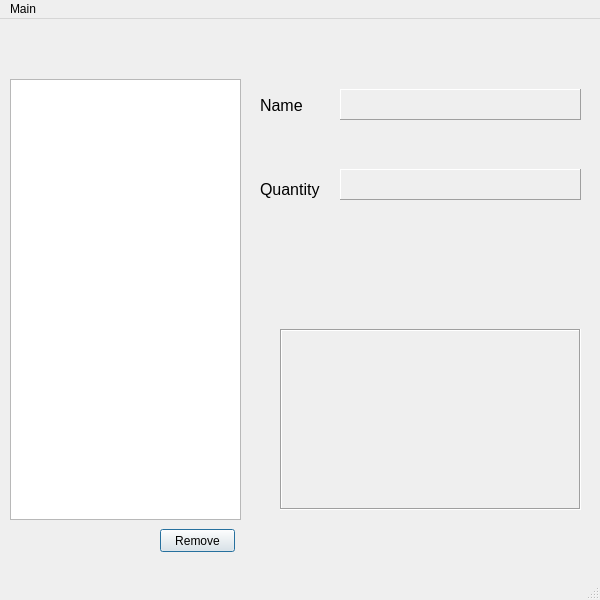
<?xml version="1.0" encoding="UTF-8"?>
<ui version="4.0">
 <class>MainWindow</class>
 <widget class="QMainWindow" name="MainWindow">
  <property name="geometry">
   <rect>
    <x>0</x>
    <y>0</y>
    <width>600</width>
    <height>600</height>
   </rect>
  </property>
  <property name="windowTitle">
   <string>MainWindow</string>
  </property>
  <widget class="QWidget" name="centralwidget">
   <widget class="QListWidget" name="MlistWidget">
    <property name="geometry">
     <rect>
      <x>10</x>
      <y>60</y>
      <width>231</width>
      <height>441</height>
     </rect>
    </property>
   </widget>
   <widget class="QLabel" name="MImage">
    <property name="geometry">
     <rect>
      <x>280</x>
      <y>310</y>
      <width>301</width>
      <height>181</height>
     </rect>
    </property>
    <property name="frameShape">
     <enum>QFrame::Box</enum>
    </property>
    <property name="frameShadow">
     <enum>QFrame::Sunken</enum>
    </property>
    <property name="text">
     <string/>
    </property>
   </widget>
   <widget class="QLabel" name="label">
    <property name="geometry">
     <rect>
      <x>260</x>
      <y>80</y>
      <width>47</width>
      <height>13</height>
     </rect>
    </property>
    <property name="font">
     <font>
      <pointsize>12</pointsize>
     </font>
    </property>
    <property name="text">
     <string>Name</string>
    </property>
   </widget>
   <widget class="QLabel" name="label_2">
    <property name="geometry">
     <rect>
      <x>260</x>
      <y>160</y>
      <width>71</width>
      <height>21</height>
     </rect>
    </property>
    <property name="font">
     <font>
      <pointsize>12</pointsize>
     </font>
    </property>
    <property name="text">
     <string>Quantity</string>
    </property>
   </widget>
   <widget class="QLabel" name="MNamelbl">
    <property name="geometry">
     <rect>
      <x>340</x>
      <y>70</y>
      <width>241</width>
      <height>31</height>
     </rect>
    </property>
    <property name="frameShape">
     <enum>QFrame::Panel</enum>
    </property>
    <property name="frameShadow">
     <enum>QFrame::Raised</enum>
    </property>
    <property name="text">
     <string/>
    </property>
   </widget>
   <widget class="QLabel" name="MQtylbl">
    <property name="geometry">
     <rect>
      <x>340</x>
      <y>150</y>
      <width>241</width>
      <height>31</height>
     </rect>
    </property>
    <property name="frameShape">
     <enum>QFrame::Panel</enum>
    </property>
    <property name="frameShadow">
     <enum>QFrame::Raised</enum>
    </property>
    <property name="text">
     <string/>
    </property>
   </widget>
   <widget class="QPushButton" name="RemoveBTN">
    <property name="geometry">
     <rect>
      <x>160</x>
      <y>510</y>
      <width>75</width>
      <height>23</height>
     </rect>
    </property>
    <property name="text">
     <string>Remove</string>
    </property>
    <property name="autoDefault">
     <bool>true</bool>
    </property>
    <property name="default">
     <bool>true</bool>
    </property>
    <property name="flat">
     <bool>false</bool>
    </property>
   </widget>
  </widget>
  <widget class="QMenuBar" name="menubar">
   <property name="geometry">
    <rect>
     <x>0</x>
     <y>0</y>
     <width>600</width>
     <height>21</height>
    </rect>
   </property>
   <widget class="QMenu" name="menuMain">
    <property name="title">
     <string>Main</string>
    </property>
    <addaction name="actionAddItem"/>
    <addaction name="actionUpdateItem"/>
    <addaction name="actionLoadProduct"/>
    <addaction name="actionSaveProducts"/>
   </widget>
   <addaction name="menuMain"/>
  </widget>
  <widget class="QStatusBar" name="statusbar"/>
  <action name="actionAddItem">
   <property name="text">
    <string>AddItem</string>
   </property>
  </action>
  <action name="actionUpdateItem">
   <property name="text">
    <string>UpdateItem</string>
   </property>
  </action>
  <action name="actionLoadProduct">
   <property name="text">
    <string>LoadProduct</string>
   </property>
  </action>
  <action name="actionSaveProducts">
   <property name="text">
    <string>SaveProducts</string>
   </property>
  </action>
 </widget>
 <resources/>
 <connections/>
</ui>
